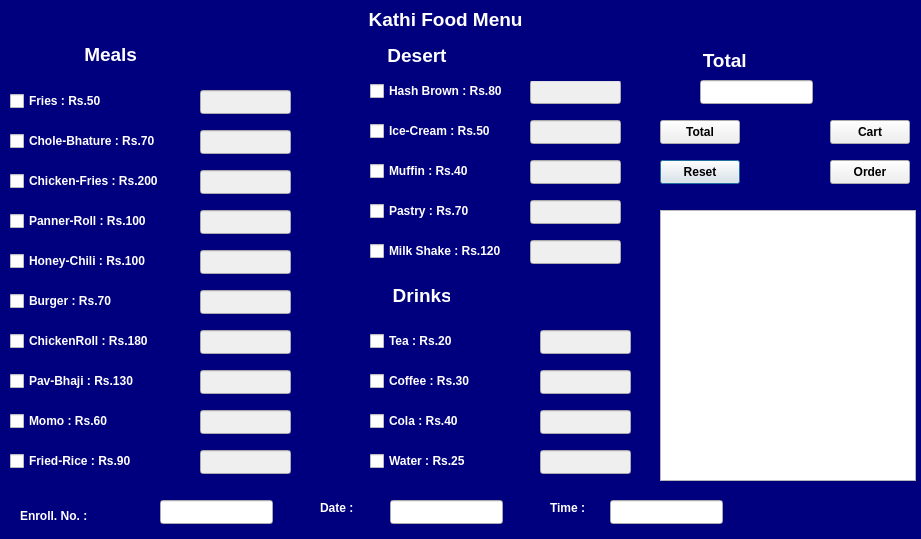
<?xml version="1.0" encoding="UTF-8"?>
<ui version="4.0">
 <class>KathiOrderingPage</class>
 <widget class="QDialog" name="KathiOrderingPage">
  <property name="geometry">
   <rect>
    <x>0</x>
    <y>0</y>
    <width>921</width>
    <height>539</height>
   </rect>
  </property>
  <property name="font">
   <font>
    <bold>false</bold>
   </font>
  </property>
  <property name="windowTitle">
   <string>Dialog</string>
  </property>
  <widget class="QLabel" name="label">
   <property name="geometry">
    <rect>
     <x>0</x>
     <y>-1</y>
     <width>921</width>
     <height>41</height>
    </rect>
   </property>
   <property name="font">
    <font>
     <pointsize>14</pointsize>
     <bold>true</bold>
    </font>
   </property>
   <property name="styleSheet">
    <string notr="true">background-color: rgb(0, 0, 127);
color: rgb(255, 255, 255);</string>
   </property>
   <property name="text">
    <string>                                                                      Kathi Food Menu</string>
   </property>
  </widget>
  <widget class="QLabel" name="label_2">
   <property name="geometry">
    <rect>
     <x>0</x>
     <y>39</y>
     <width>241</width>
     <height>31</height>
    </rect>
   </property>
   <property name="font">
    <font>
     <pointsize>14</pointsize>
     <bold>true</bold>
    </font>
   </property>
   <property name="styleSheet">
    <string notr="true">background-color: rgb(0, 0, 127);
color: rgb(255, 255, 255);</string>
   </property>
   <property name="text">
    <string>                Meals</string>
   </property>
  </widget>
  <widget class="QLabel" name="label_3">
   <property name="geometry">
    <rect>
     <x>0</x>
     <y>69</y>
     <width>241</width>
     <height>471</height>
    </rect>
   </property>
   <property name="styleSheet">
    <string notr="true">background-color: rgb(0, 0, 127);</string>
   </property>
   <property name="text">
    <string/>
   </property>
  </widget>
  <widget class="QCheckBox" name="ckbFries">
   <property name="geometry">
    <rect>
     <x>10</x>
     <y>90</y>
     <width>141</width>
     <height>22</height>
    </rect>
   </property>
   <property name="font">
    <font>
     <bold>true</bold>
    </font>
   </property>
   <property name="styleSheet">
    <string notr="true">color: rgb(255, 255, 255);</string>
   </property>
   <property name="text">
    <string>Fries : Rs.50</string>
   </property>
  </widget>
  <widget class="QCheckBox" name="ckbCholeBhature">
   <property name="geometry">
    <rect>
     <x>10</x>
     <y>130</y>
     <width>151</width>
     <height>22</height>
    </rect>
   </property>
   <property name="font">
    <font>
     <bold>true</bold>
    </font>
   </property>
   <property name="styleSheet">
    <string notr="true">color: rgb(255, 255, 255);</string>
   </property>
   <property name="text">
    <string>Chole-Bhature : Rs.70</string>
   </property>
  </widget>
  <widget class="QCheckBox" name="ckbChickenFries">
   <property name="geometry">
    <rect>
     <x>10</x>
     <y>170</y>
     <width>151</width>
     <height>22</height>
    </rect>
   </property>
   <property name="font">
    <font>
     <bold>true</bold>
    </font>
   </property>
   <property name="styleSheet">
    <string notr="true">color: rgb(255, 255, 255);</string>
   </property>
   <property name="text">
    <string>Chicken-Fries : Rs.200</string>
   </property>
  </widget>
  <widget class="QCheckBox" name="ckbPannerRoll">
   <property name="geometry">
    <rect>
     <x>10</x>
     <y>210</y>
     <width>151</width>
     <height>22</height>
    </rect>
   </property>
   <property name="font">
    <font>
     <bold>true</bold>
    </font>
   </property>
   <property name="styleSheet">
    <string notr="true">color: rgb(255, 255, 255);</string>
   </property>
   <property name="text">
    <string>Panner-Roll : Rs.100</string>
   </property>
  </widget>
  <widget class="QCheckBox" name="ckbHoneyChili">
   <property name="geometry">
    <rect>
     <x>10</x>
     <y>250</y>
     <width>151</width>
     <height>22</height>
    </rect>
   </property>
   <property name="font">
    <font>
     <bold>true</bold>
    </font>
   </property>
   <property name="styleSheet">
    <string notr="true">color: rgb(255, 255, 255);</string>
   </property>
   <property name="text">
    <string>Honey-Chili : Rs.100</string>
   </property>
  </widget>
  <widget class="QCheckBox" name="ckbBurger">
   <property name="geometry">
    <rect>
     <x>10</x>
     <y>290</y>
     <width>131</width>
     <height>22</height>
    </rect>
   </property>
   <property name="font">
    <font>
     <bold>true</bold>
    </font>
   </property>
   <property name="styleSheet">
    <string notr="true">color: rgb(255, 255, 255);</string>
   </property>
   <property name="text">
    <string>Burger : Rs.70</string>
   </property>
  </widget>
  <widget class="QCheckBox" name="ckbChickenRoll">
   <property name="geometry">
    <rect>
     <x>10</x>
     <y>330</y>
     <width>141</width>
     <height>22</height>
    </rect>
   </property>
   <property name="font">
    <font>
     <bold>true</bold>
    </font>
   </property>
   <property name="styleSheet">
    <string notr="true">color: rgb(255, 255, 255);</string>
   </property>
   <property name="text">
    <string>ChickenRoll : Rs.180</string>
   </property>
  </widget>
  <widget class="QCheckBox" name="ckbPavBhaji">
   <property name="geometry">
    <rect>
     <x>10</x>
     <y>370</y>
     <width>141</width>
     <height>22</height>
    </rect>
   </property>
   <property name="font">
    <font>
     <bold>true</bold>
    </font>
   </property>
   <property name="styleSheet">
    <string notr="true">color: rgb(255, 255, 255);</string>
   </property>
   <property name="text">
    <string>Pav-Bhaji : Rs.130</string>
   </property>
  </widget>
  <widget class="QCheckBox" name="ckbMomo">
   <property name="geometry">
    <rect>
     <x>10</x>
     <y>410</y>
     <width>121</width>
     <height>22</height>
    </rect>
   </property>
   <property name="font">
    <font>
     <bold>true</bold>
    </font>
   </property>
   <property name="styleSheet">
    <string notr="true">color: rgb(255, 255, 255);</string>
   </property>
   <property name="text">
    <string>Momo : Rs.60</string>
   </property>
  </widget>
  <widget class="QCheckBox" name="ckbFriedRice">
   <property name="geometry">
    <rect>
     <x>10</x>
     <y>450</y>
     <width>121</width>
     <height>22</height>
    </rect>
   </property>
   <property name="font">
    <font>
     <bold>true</bold>
    </font>
   </property>
   <property name="styleSheet">
    <string notr="true">color: rgb(255, 255, 255);</string>
   </property>
   <property name="text">
    <string>Fried-Rice : Rs.90</string>
   </property>
  </widget>
  <widget class="QLineEdit" name="txtFries">
   <property name="enabled">
    <bool>false</bool>
   </property>
   <property name="geometry">
    <rect>
     <x>200</x>
     <y>90</y>
     <width>91</width>
     <height>24</height>
    </rect>
   </property>
  </widget>
  <widget class="QLineEdit" name="txtCholeBhature">
   <property name="enabled">
    <bool>false</bool>
   </property>
   <property name="geometry">
    <rect>
     <x>200</x>
     <y>130</y>
     <width>91</width>
     <height>24</height>
    </rect>
   </property>
  </widget>
  <widget class="QLineEdit" name="txtChickenFries">
   <property name="enabled">
    <bool>false</bool>
   </property>
   <property name="geometry">
    <rect>
     <x>200</x>
     <y>170</y>
     <width>91</width>
     <height>24</height>
    </rect>
   </property>
  </widget>
  <widget class="QLineEdit" name="txtPannerRoll">
   <property name="enabled">
    <bool>false</bool>
   </property>
   <property name="geometry">
    <rect>
     <x>200</x>
     <y>210</y>
     <width>91</width>
     <height>24</height>
    </rect>
   </property>
  </widget>
  <widget class="QLineEdit" name="txtHoneyChili">
   <property name="enabled">
    <bool>false</bool>
   </property>
   <property name="geometry">
    <rect>
     <x>200</x>
     <y>250</y>
     <width>91</width>
     <height>24</height>
    </rect>
   </property>
  </widget>
  <widget class="QLineEdit" name="txtBurger">
   <property name="enabled">
    <bool>false</bool>
   </property>
   <property name="geometry">
    <rect>
     <x>200</x>
     <y>290</y>
     <width>91</width>
     <height>24</height>
    </rect>
   </property>
  </widget>
  <widget class="QLineEdit" name="txtChickenRoll">
   <property name="enabled">
    <bool>false</bool>
   </property>
   <property name="geometry">
    <rect>
     <x>200</x>
     <y>330</y>
     <width>91</width>
     <height>24</height>
    </rect>
   </property>
  </widget>
  <widget class="QLineEdit" name="txtPavBhaji">
   <property name="enabled">
    <bool>false</bool>
   </property>
   <property name="geometry">
    <rect>
     <x>200</x>
     <y>370</y>
     <width>91</width>
     <height>24</height>
    </rect>
   </property>
  </widget>
  <widget class="QLineEdit" name="txtMomo">
   <property name="enabled">
    <bool>false</bool>
   </property>
   <property name="geometry">
    <rect>
     <x>200</x>
     <y>410</y>
     <width>91</width>
     <height>24</height>
    </rect>
   </property>
  </widget>
  <widget class="QLineEdit" name="txtFriedRice">
   <property name="enabled">
    <bool>false</bool>
   </property>
   <property name="geometry">
    <rect>
     <x>200</x>
     <y>450</y>
     <width>91</width>
     <height>24</height>
    </rect>
   </property>
  </widget>
  <widget class="QLabel" name="label_4">
   <property name="geometry">
    <rect>
     <x>240</x>
     <y>40</y>
     <width>211</width>
     <height>31</height>
    </rect>
   </property>
   <property name="font">
    <font>
     <pointsize>14</pointsize>
     <bold>true</bold>
    </font>
   </property>
   <property name="styleSheet">
    <string notr="true">color: rgb(255, 255, 255);
background-color: rgb(0, 0, 127);</string>
   </property>
   <property name="text">
    <string>                            Desert</string>
   </property>
  </widget>
  <widget class="QLabel" name="label_5">
   <property name="geometry">
    <rect>
     <x>240</x>
     <y>69</y>
     <width>211</width>
     <height>211</height>
    </rect>
   </property>
   <property name="styleSheet">
    <string notr="true">background-color: rgb(0, 0, 127);</string>
   </property>
   <property name="text">
    <string/>
   </property>
  </widget>
  <widget class="QCheckBox" name="ckbHashBrown">
   <property name="geometry">
    <rect>
     <x>370</x>
     <y>80</y>
     <width>161</width>
     <height>22</height>
    </rect>
   </property>
   <property name="font">
    <font>
     <bold>true</bold>
    </font>
   </property>
   <property name="styleSheet">
    <string notr="true">color: rgb(255, 255, 255);</string>
   </property>
   <property name="text">
    <string>Hash Brown : Rs.80</string>
   </property>
  </widget>
  <widget class="QCheckBox" name="ckbIceCream">
   <property name="geometry">
    <rect>
     <x>370</x>
     <y>120</y>
     <width>131</width>
     <height>22</height>
    </rect>
   </property>
   <property name="font">
    <font>
     <bold>true</bold>
    </font>
   </property>
   <property name="styleSheet">
    <string notr="true">color: rgb(255, 255, 255);</string>
   </property>
   <property name="text">
    <string>Ice-Cream : Rs.50</string>
   </property>
  </widget>
  <widget class="QCheckBox" name="ckbMuffin">
   <property name="geometry">
    <rect>
     <x>370</x>
     <y>160</y>
     <width>121</width>
     <height>22</height>
    </rect>
   </property>
   <property name="font">
    <font>
     <bold>true</bold>
    </font>
   </property>
   <property name="styleSheet">
    <string notr="true">color: rgb(255, 255, 255);</string>
   </property>
   <property name="text">
    <string>Muffin : Rs.40</string>
   </property>
  </widget>
  <widget class="QCheckBox" name="ckbPastry">
   <property name="geometry">
    <rect>
     <x>370</x>
     <y>200</y>
     <width>121</width>
     <height>22</height>
    </rect>
   </property>
   <property name="font">
    <font>
     <bold>true</bold>
    </font>
   </property>
   <property name="styleSheet">
    <string notr="true">color: rgb(255, 255, 255);</string>
   </property>
   <property name="text">
    <string>Pastry : Rs.70</string>
   </property>
  </widget>
  <widget class="QCheckBox" name="ckbMilkShake">
   <property name="geometry">
    <rect>
     <x>370</x>
     <y>240</y>
     <width>131</width>
     <height>22</height>
    </rect>
   </property>
   <property name="font">
    <font>
     <bold>true</bold>
    </font>
   </property>
   <property name="styleSheet">
    <string notr="true">color: rgb(255, 255, 255);</string>
   </property>
   <property name="text">
    <string>Milk Shake : Rs.120</string>
   </property>
  </widget>
  <widget class="QLabel" name="label_6">
   <property name="geometry">
    <rect>
     <x>240</x>
     <y>280</y>
     <width>211</width>
     <height>31</height>
    </rect>
   </property>
   <property name="font">
    <font>
     <pointsize>14</pointsize>
     <bold>true</bold>
    </font>
   </property>
   <property name="styleSheet">
    <string notr="true">color: rgb(255, 255, 255);
background-color: rgb(0, 0, 127);</string>
   </property>
   <property name="text">
    <string>                             Drinks</string>
   </property>
  </widget>
  <widget class="QLabel" name="label_7">
   <property name="geometry">
    <rect>
     <x>240</x>
     <y>310</y>
     <width>211</width>
     <height>231</height>
    </rect>
   </property>
   <property name="styleSheet">
    <string notr="true">background-color: rgb(0, 0, 127);</string>
   </property>
   <property name="text">
    <string/>
   </property>
  </widget>
  <widget class="QCheckBox" name="ckbTea">
   <property name="geometry">
    <rect>
     <x>370</x>
     <y>330</y>
     <width>111</width>
     <height>22</height>
    </rect>
   </property>
   <property name="font">
    <font>
     <bold>true</bold>
    </font>
   </property>
   <property name="styleSheet">
    <string notr="true">color: rgb(255, 255, 255);</string>
   </property>
   <property name="text">
    <string>Tea : Rs.20</string>
   </property>
  </widget>
  <widget class="QCheckBox" name="ckbCoffee">
   <property name="geometry">
    <rect>
     <x>370</x>
     <y>370</y>
     <width>111</width>
     <height>22</height>
    </rect>
   </property>
   <property name="font">
    <font>
     <bold>true</bold>
    </font>
   </property>
   <property name="styleSheet">
    <string notr="true">color: rgb(255, 255, 255);</string>
   </property>
   <property name="text">
    <string>Coffee : Rs.30</string>
   </property>
  </widget>
  <widget class="QCheckBox" name="ckbCola">
   <property name="geometry">
    <rect>
     <x>370</x>
     <y>410</y>
     <width>101</width>
     <height>22</height>
    </rect>
   </property>
   <property name="font">
    <font>
     <bold>true</bold>
    </font>
   </property>
   <property name="styleSheet">
    <string notr="true">color: rgb(255, 255, 255);</string>
   </property>
   <property name="text">
    <string>Cola : Rs.40</string>
   </property>
  </widget>
  <widget class="QCheckBox" name="ckbWater">
   <property name="geometry">
    <rect>
     <x>370</x>
     <y>450</y>
     <width>101</width>
     <height>22</height>
    </rect>
   </property>
   <property name="font">
    <font>
     <bold>true</bold>
    </font>
   </property>
   <property name="styleSheet">
    <string notr="true">color: rgb(255, 255, 255);</string>
   </property>
   <property name="text">
    <string>Water : Rs.25</string>
   </property>
  </widget>
  <widget class="QLineEdit" name="txtHashBrown">
   <property name="enabled">
    <bool>false</bool>
   </property>
   <property name="geometry">
    <rect>
     <x>530</x>
     <y>80</y>
     <width>91</width>
     <height>24</height>
    </rect>
   </property>
  </widget>
  <widget class="QLineEdit" name="txtIceCream">
   <property name="enabled">
    <bool>false</bool>
   </property>
   <property name="geometry">
    <rect>
     <x>530</x>
     <y>120</y>
     <width>91</width>
     <height>24</height>
    </rect>
   </property>
  </widget>
  <widget class="QLineEdit" name="txtMuffin">
   <property name="enabled">
    <bool>false</bool>
   </property>
   <property name="geometry">
    <rect>
     <x>530</x>
     <y>160</y>
     <width>91</width>
     <height>24</height>
    </rect>
   </property>
  </widget>
  <widget class="QLineEdit" name="txtPastry">
   <property name="enabled">
    <bool>false</bool>
   </property>
   <property name="geometry">
    <rect>
     <x>530</x>
     <y>200</y>
     <width>91</width>
     <height>24</height>
    </rect>
   </property>
  </widget>
  <widget class="QLineEdit" name="txtMilkShake">
   <property name="enabled">
    <bool>false</bool>
   </property>
   <property name="geometry">
    <rect>
     <x>530</x>
     <y>240</y>
     <width>91</width>
     <height>24</height>
    </rect>
   </property>
  </widget>
  <widget class="QLineEdit" name="txtTea">
   <property name="enabled">
    <bool>false</bool>
   </property>
   <property name="geometry">
    <rect>
     <x>540</x>
     <y>330</y>
     <width>91</width>
     <height>24</height>
    </rect>
   </property>
  </widget>
  <widget class="QLineEdit" name="txtCoffee">
   <property name="enabled">
    <bool>false</bool>
   </property>
   <property name="geometry">
    <rect>
     <x>540</x>
     <y>370</y>
     <width>91</width>
     <height>24</height>
    </rect>
   </property>
  </widget>
  <widget class="QLineEdit" name="txtCola">
   <property name="enabled">
    <bool>false</bool>
   </property>
   <property name="geometry">
    <rect>
     <x>540</x>
     <y>410</y>
     <width>91</width>
     <height>24</height>
    </rect>
   </property>
  </widget>
  <widget class="QLineEdit" name="txtWater">
   <property name="enabled">
    <bool>false</bool>
   </property>
   <property name="geometry">
    <rect>
     <x>540</x>
     <y>450</y>
     <width>91</width>
     <height>24</height>
    </rect>
   </property>
  </widget>
  <widget class="QPushButton" name="btnReset">
   <property name="geometry">
    <rect>
     <x>660</x>
     <y>160</y>
     <width>80</width>
     <height>24</height>
    </rect>
   </property>
   <property name="font">
    <font>
     <bold>true</bold>
    </font>
   </property>
   <property name="text">
    <string>Reset</string>
   </property>
  </widget>
  <widget class="QLabel" name="label_8">
   <property name="geometry">
    <rect>
     <x>450</x>
     <y>40</y>
     <width>471</width>
     <height>41</height>
    </rect>
   </property>
   <property name="font">
    <font>
     <pointsize>14</pointsize>
     <bold>true</bold>
    </font>
   </property>
   <property name="styleSheet">
    <string notr="true">background-color: rgb(0, 0, 127);
color: rgb(255, 255, 255);</string>
   </property>
   <property name="text">
    <string>                                                Total</string>
   </property>
  </widget>
  <widget class="QLineEdit" name="txtTotal">
   <property name="geometry">
    <rect>
     <x>700</x>
     <y>80</y>
     <width>113</width>
     <height>24</height>
    </rect>
   </property>
  </widget>
  <widget class="QLabel" name="label_9">
   <property name="geometry">
    <rect>
     <x>450</x>
     <y>80</y>
     <width>471</width>
     <height>461</height>
    </rect>
   </property>
   <property name="styleSheet">
    <string notr="true">background-color: rgb(0, 0, 127);</string>
   </property>
   <property name="text">
    <string/>
   </property>
  </widget>
  <widget class="QPushButton" name="btnTotal">
   <property name="geometry">
    <rect>
     <x>660</x>
     <y>120</y>
     <width>80</width>
     <height>24</height>
    </rect>
   </property>
   <property name="font">
    <font>
     <bold>true</bold>
    </font>
   </property>
   <property name="text">
    <string>Total</string>
   </property>
  </widget>
  <widget class="QListWidget" name="listForBill">
   <property name="geometry">
    <rect>
     <x>660</x>
     <y>210</y>
     <width>256</width>
     <height>271</height>
    </rect>
   </property>
  </widget>
  <widget class="QPushButton" name="pushButton">
   <property name="geometry">
    <rect>
     <x>830</x>
     <y>120</y>
     <width>80</width>
     <height>24</height>
    </rect>
   </property>
   <property name="font">
    <font>
     <bold>true</bold>
    </font>
   </property>
   <property name="text">
    <string>Cart</string>
   </property>
  </widget>
  <widget class="QLineEdit" name="txtEnroll">
   <property name="geometry">
    <rect>
     <x>160</x>
     <y>500</y>
     <width>113</width>
     <height>24</height>
    </rect>
   </property>
  </widget>
  <widget class="QLabel" name="label_10">
   <property name="geometry">
    <rect>
     <x>20</x>
     <y>500</y>
     <width>91</width>
     <height>31</height>
    </rect>
   </property>
   <property name="font">
    <font>
     <bold>true</bold>
    </font>
   </property>
   <property name="styleSheet">
    <string notr="true">color: rgb(255, 255, 255);</string>
   </property>
   <property name="text">
    <string>Enroll. No. :</string>
   </property>
  </widget>
  <widget class="QLabel" name="label_11">
   <property name="geometry">
    <rect>
     <x>320</x>
     <y>500</y>
     <width>49</width>
     <height>16</height>
    </rect>
   </property>
   <property name="font">
    <font>
     <bold>true</bold>
    </font>
   </property>
   <property name="styleSheet">
    <string notr="true">color: rgb(255, 255, 255);</string>
   </property>
   <property name="text">
    <string>Date :</string>
   </property>
  </widget>
  <widget class="QLineEdit" name="txtDate">
   <property name="geometry">
    <rect>
     <x>390</x>
     <y>500</y>
     <width>113</width>
     <height>24</height>
    </rect>
   </property>
  </widget>
  <widget class="QPushButton" name="btnOrder">
   <property name="geometry">
    <rect>
     <x>830</x>
     <y>160</y>
     <width>80</width>
     <height>24</height>
    </rect>
   </property>
   <property name="font">
    <font>
     <bold>true</bold>
    </font>
   </property>
   <property name="text">
    <string>Order</string>
   </property>
  </widget>
  <widget class="QLabel" name="label_12">
   <property name="geometry">
    <rect>
     <x>550</x>
     <y>500</y>
     <width>49</width>
     <height>16</height>
    </rect>
   </property>
   <property name="font">
    <font>
     <bold>true</bold>
    </font>
   </property>
   <property name="styleSheet">
    <string notr="true">color: rgb(255, 255, 255);</string>
   </property>
   <property name="text">
    <string>Time :</string>
   </property>
  </widget>
  <widget class="QLineEdit" name="txtTime">
   <property name="geometry">
    <rect>
     <x>610</x>
     <y>500</y>
     <width>113</width>
     <height>24</height>
    </rect>
   </property>
  </widget>
  <zorder>label_6</zorder>
  <zorder>label_7</zorder>
  <zorder>label_5</zorder>
  <zorder>label_9</zorder>
  <zorder>label</zorder>
  <zorder>label_2</zorder>
  <zorder>label_3</zorder>
  <zorder>ckbFries</zorder>
  <zorder>ckbCholeBhature</zorder>
  <zorder>ckbChickenFries</zorder>
  <zorder>ckbPannerRoll</zorder>
  <zorder>ckbHoneyChili</zorder>
  <zorder>ckbBurger</zorder>
  <zorder>ckbChickenRoll</zorder>
  <zorder>ckbPavBhaji</zorder>
  <zorder>ckbMomo</zorder>
  <zorder>ckbFriedRice</zorder>
  <zorder>txtFries</zorder>
  <zorder>txtCholeBhature</zorder>
  <zorder>txtChickenFries</zorder>
  <zorder>txtPannerRoll</zorder>
  <zorder>txtHoneyChili</zorder>
  <zorder>txtBurger</zorder>
  <zorder>txtChickenRoll</zorder>
  <zorder>txtPavBhaji</zorder>
  <zorder>txtMomo</zorder>
  <zorder>txtFriedRice</zorder>
  <zorder>label_4</zorder>
  <zorder>ckbHashBrown</zorder>
  <zorder>ckbIceCream</zorder>
  <zorder>ckbMuffin</zorder>
  <zorder>ckbPastry</zorder>
  <zorder>ckbMilkShake</zorder>
  <zorder>ckbTea</zorder>
  <zorder>ckbCoffee</zorder>
  <zorder>ckbCola</zorder>
  <zorder>ckbWater</zorder>
  <zorder>txtHashBrown</zorder>
  <zorder>txtIceCream</zorder>
  <zorder>txtMuffin</zorder>
  <zorder>txtPastry</zorder>
  <zorder>txtMilkShake</zorder>
  <zorder>txtTea</zorder>
  <zorder>txtCoffee</zorder>
  <zorder>txtCola</zorder>
  <zorder>txtWater</zorder>
  <zorder>btnReset</zorder>
  <zorder>label_8</zorder>
  <zorder>txtTotal</zorder>
  <zorder>btnTotal</zorder>
  <zorder>listForBill</zorder>
  <zorder>pushButton</zorder>
  <zorder>txtEnroll</zorder>
  <zorder>label_10</zorder>
  <zorder>label_11</zorder>
  <zorder>txtDate</zorder>
  <zorder>btnOrder</zorder>
  <zorder>label_12</zorder>
  <zorder>txtTime</zorder>
 </widget>
 <resources/>
 <connections/>
</ui>
